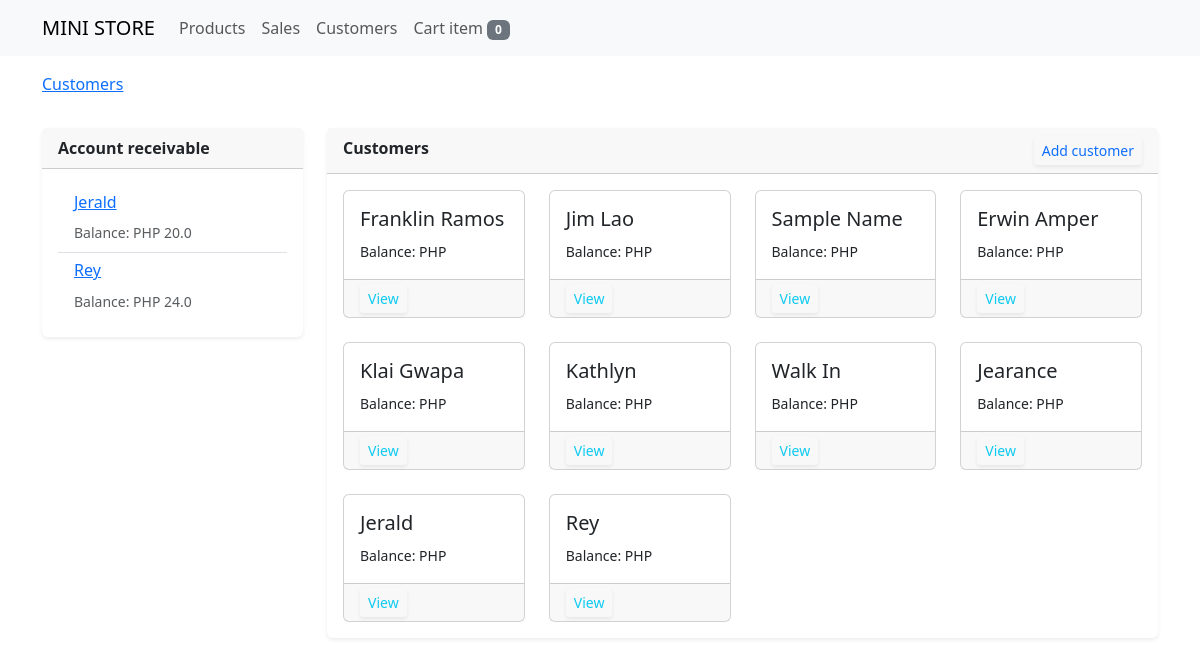
/customers, run on an earlier commit of the app's database.
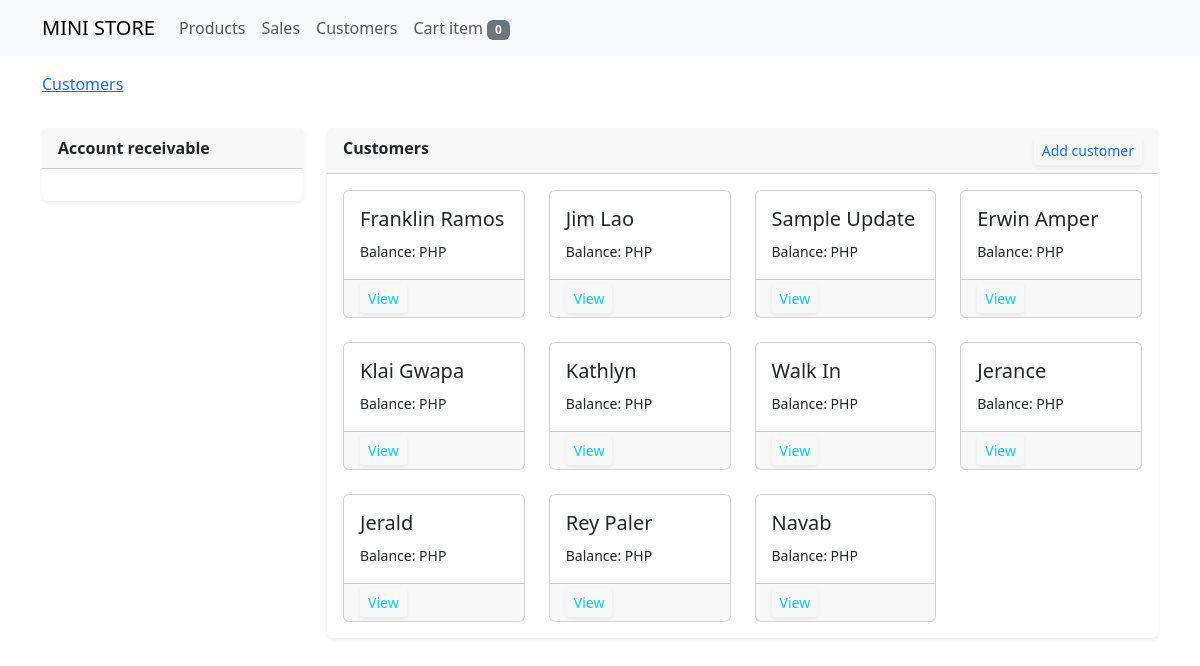
And on a later commit of the database.
### store/models.py (models this page shows)
class Customer(models.Model):
    customer_id = models.CharField(max_length=12, unique=True, blank=True, null=True)
    name = models.CharField(max_length=200, unique=True)
    contact = models.CharField(max_length=20, blank=True, null=True)
    is_active = models.BooleanField(default=True)
    def __str__(self):
        return self.name

### store/views/customer_view.py (the view)
# urls.py: path('customers', customer_view, name='customer_view'),
def customer_view(request):
    customers_balance = Customer.objects.filter(ordertransaction__is_paid=False).annotate(total_balance=(Sum(F('ordertransaction__price') * F('ordertransaction__quantity'))))
    customers = Customer.objects.all()
    cart = Cart(request)
    cart_items = cart.__len__()
    context = {
        'title': 'customers',
        'customers': customers,
        'customers_balance': customers_balance,
        'cart_items': cart_items
    }
    return render(request, 'customer_view.html', context)

### store/cartitem.py (called while the page is built)
    def __len__(self):
        return sum(item['quantity'] for item in self.cart.values())

### store/templates/customer_view.html (shortened to what this page needs)
{% extends 'base.html' %}
{% block content %}
<div class="row">
  <div class="col-sm-12 mt-3">
    <nav aria-label="breadcrumb">
      <ol class="breadcrumb">
        <li class="breadcrumb-item active" aria-current="page"><a href="{% url 'store:customer_view' %}">Customers</a></li>
      </ol>
    </nav>
  </div>
</div>
<div class="row">
  <div class="col-sm-3">
    <div class="card border-0 shadow-sm mt-3">
      <div class="card-header">
        <strong>Account receivable</strong>
      </div>
      <div class="card-body">
        <ul class="list-group list-group-flush">
          {% for customer in customers_balance %}
          <li class="list-group-item">
            <h6><a href="{% url 'store:customer_details' customer.customer_id %}">{{customer|title}}</a></h6>
            <small class="text-muted">Balance: PHP {{ customer.total_balance }}</small>
          </li>
          {% endfor %}
        </ul>
      </div>
    </div>
  </div>
  <div class="col-sm-9">
      <div class="card border-0 shadow-sm mt-3">
          <div class="card-header">
              <strong>{{title|title}}</strong>
              <a href="" class="btn btn-outline-primary btn-sm border-0 shadow-sm float-end" data-bs-toggle="modal" data-bs-target="#exampleModal">Add customer</a>
          </div>
          <div class="card-body">
              <div class="row row-cols-1 row-cols-md-4 g-4">
                  {% for customer in customers %}
                  <div class="col">
                    <div class="card">
                      <div class="card-body">
                        <h5 class="card-title">{{ customer.name|title }}</h5>
                        <small>Balance: PHP {{ customer.total_balance }}</small>
                      </div>
                      <div class="card-footer pt-1 pb-1">
                          <div>
                            <a href="{% url 'store:customer_details' customer.customer_id %}" class="btn btn-outline-info btn-sm border-0 shadow-sm">View</a>
                          </div>
                      </div>
                    </div>
                  </div>
                  {% endfor %}
              </div>
          </div>
      </div>
  </div>
</div>
{% endblock %}

What changed in the data, as far as the page shows it:
no longer on one of the page's lists (row edited): Customer: name "Jerald", total_balance "20.0"
no longer on one of the page's lists (row edited): Customer: name "Rey", total_balance "24.0"
changed Customer: name "Sample Name" → "Sample Update"
changed Customer: name "Jearance" → "Jerance"
changed Customer: name "Rey" → "Rey Paler"
added Customer: name "Navab"
